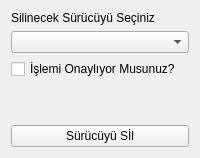
        <widget class="QWidget" name="tab_9">
         <attribute name="title">
          <string>Sürücü Silme</string>
         </attribute>
         <layout class="QGridLayout" name="gridLayout_22">
          <item row="3" column="0">
           <spacer name="verticalSpacer_14">
            <property name="orientation">
             <enum>Qt::Vertical</enum>
            </property>
            <property name="sizeHint" stdset="0">
             <size>
              <width>20</width>
              <height>40</height>
             </size>
            </property>
           </spacer>
          </item>
          <item row="1" column="0">
           <widget class="QComboBox" name="comboboxSilinecekSurucu"/>
          </item>
          <item row="0" column="0">
           <widget class="QLabel" name="label_44">
            <property name="text">
             <string>Silinecek Sürücüyü Seçiniz</string>
            </property>
           </widget>
          </item>
          <item row="2" column="0">
           <widget class="QCheckBox" name="onayCheckBoxSurucu">
            <property name="text">
             <string>İşlemi Onaylıyor Musunuz?</string>
            </property>
           </widget>
          </item>
          <item row="4" column="0">
           <widget class="QPushButton" name="surucuSilButton">
            <property name="text">
             <string>Sürücüyü Sİl</string>
            </property>
           </widget>
          </item>
         </layout>
        </widget>
